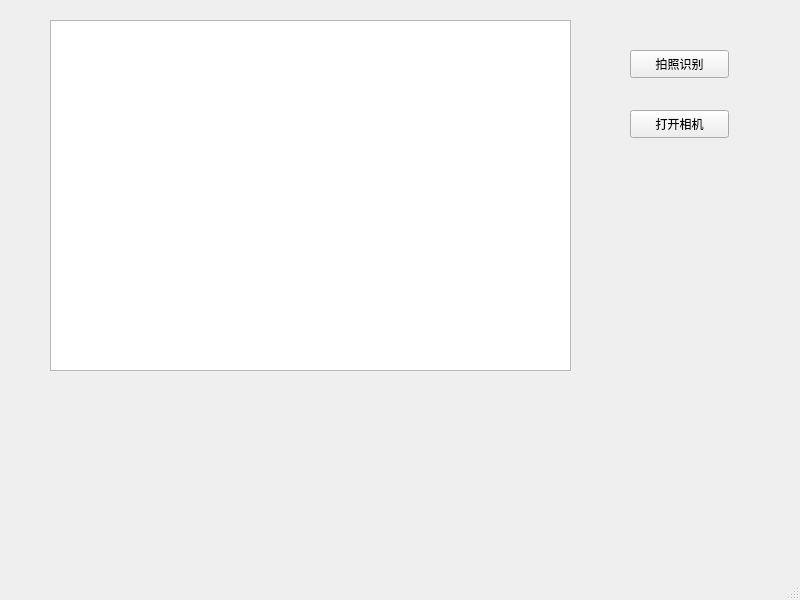
<?xml version="1.0" encoding="UTF-8"?>
<ui version="4.0">
 <class>MainWindow</class>
 <widget class="QMainWindow" name="MainWindow">
  <property name="geometry">
   <rect>
    <x>0</x>
    <y>0</y>
    <width>800</width>
    <height>600</height>
   </rect>
  </property>
  <property name="windowTitle">
   <string>MainWindow</string>
  </property>
  <widget class="QWidget" name="centralwidget">
   <widget class="QWidget" name="ButtonShot_2" native="true">
    <property name="geometry">
     <rect>
      <x>590</x>
      <y>10</y>
      <width>191</width>
      <height>371</height>
     </rect>
    </property>
    <widget class="QPushButton" name="ButtonShot">
     <property name="geometry">
      <rect>
       <x>40</x>
       <y>40</y>
       <width>99</width>
       <height>28</height>
      </rect>
     </property>
     <property name="text">
      <string>拍照识别</string>
     </property>
    </widget>
    <widget class="QPushButton" name="ButtonOpen">
     <property name="geometry">
      <rect>
       <x>40</x>
       <y>100</y>
       <width>99</width>
       <height>28</height>
      </rect>
     </property>
     <property name="text">
      <string>打开相机</string>
     </property>
    </widget>
   </widget>
   <widget class="QWidget" name="Preview" native="true">
    <property name="geometry">
     <rect>
      <x>40</x>
      <y>10</y>
      <width>541</width>
      <height>371</height>
     </rect>
    </property>
    <widget class="QGraphicsView" name="graphicsView">
     <property name="geometry">
      <rect>
       <x>10</x>
       <y>10</y>
       <width>521</width>
       <height>351</height>
      </rect>
     </property>
    </widget>
   </widget>
  </widget>
  <widget class="QMenuBar" name="menubar">
   <property name="geometry">
    <rect>
     <x>0</x>
     <y>0</y>
     <width>800</width>
     <height>24</height>
    </rect>
   </property>
  </widget>
  <widget class="QStatusBar" name="statusbar"/>
 </widget>
 <resources/>
 <connections/>
</ui>
